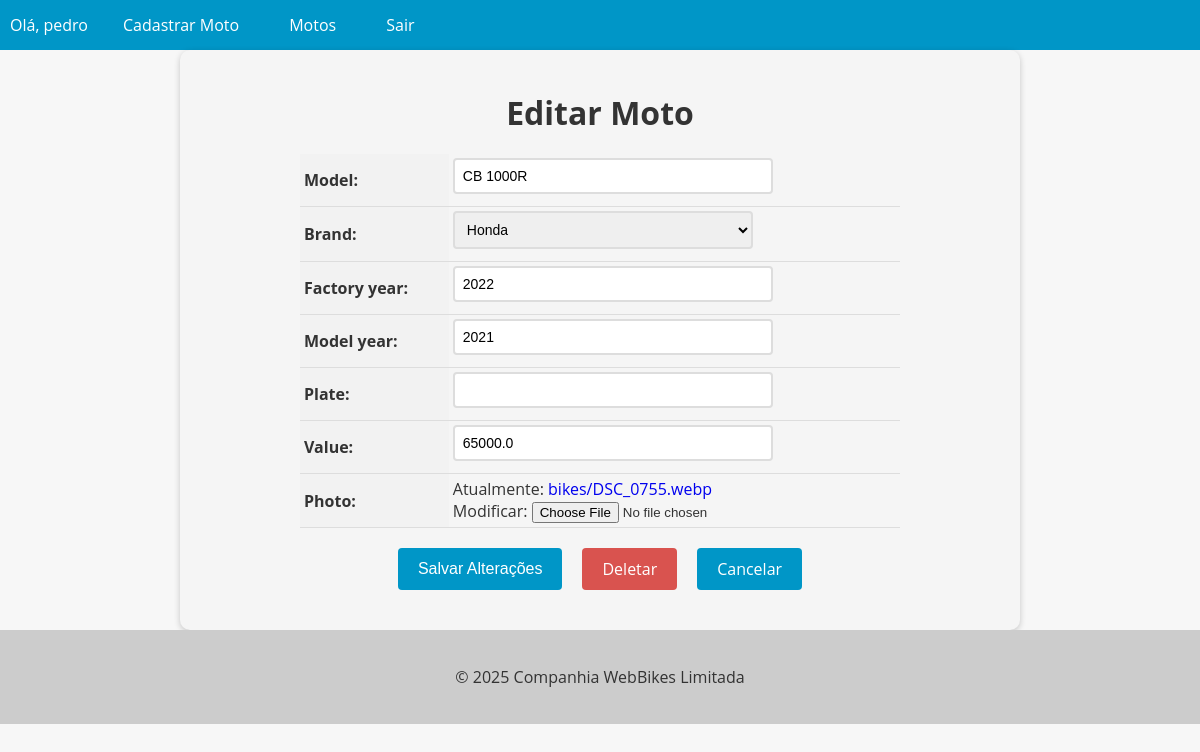
Screenshot of /bike/1/update (signed in) with the database file from the repository.
### bikes/models.py (models this page shows, shortened)
class Bike(models.Model):
    id = models.AutoField(primary_key=True)
    model = models.CharField(max_length=100) # Modelo do moto
    brand = models.ForeignKey(Brand, on_delete=models.PROTECT, related_name='bike_brands') # vai fazer a relação com a tabela Brand, ter proteção para não exluir a marca.
    factory_year = models.IntegerField(blank=True, null=True) # Ano de fabricação podendo ser nulo
    model_year = models.IntegerField(blank=True, null=True) # Ano do modelo podendo ser nulo
    plate = models.CharField(max_length=10, blank=True, null=True) # Placa da moto podendo ser nulo
    value = models.FloatField(blank=True, null=True) # Valor da moto podendo ser nulo
    photo = models.ImageField(upload_to='bikes/', blank=False, null=False) # Foto da moto salva no diretório bikes

### bikes/views.py (the view, shortened to what this page needs)
# urls.py: path('bike/<int:pk>/update', BikeUpdateView.as_view(), name='bike_update'),
@method_decorator(login_required(login_url='/login/'), name='dispatch')
class BikeUpdateView(UpdateView):
    model = Bike
    form_class = BikeModelForm
    template_name = 'bike_update.html'

### bikes/forms.py (shortened to what this page needs)
class BikeModelForm(forms.ModelForm):
    class Meta:
        model = Bike
        fields = '__all__'

### bikes/models.py (called while the page is built)
    def __str__(self): # Retorna o nome da marca
        return self.name

### bikes/templates/bike_update.html (shortened to what this page needs)
{% extends "base.html" %}
{% block content %}
  <form method="post" enctype="multipart/form-data">
    <h1>Editar Moto</h1>
    <table>
      {{ form.as_table }}
    </table>
    <div>
      <div class="buttons-container">
        <input type="submit" value="Salvar Alterações" class="btn btn-primary">
        <a href="{% url 'bike_delete' pk=object.pk %}" class="btn btn-danger">Deletar</a>
        <a href="{% url 'bikes_list' %}" class="btn btn-secondary">Cancelar</a>
      </div>
    </div>
  </form>
{% endblock %}

### app/templates/base.html (shortened to what this page needs)
<!DOCTYPE html>
<html lang="en">
<head>
</head>
<body>
  <header>
    <nav>
      <ul>
        {% if user.is_authenticated %}
          <li>Olá, {{ user.username }}</li>
          <li><a href="{% url 'new_bike' %}">Cadastrar Moto</a></li>
        {% else %}
          <li><a href="{% url 'login' %}">Login</a></li>
          <li><a href="{% url 'register' %}">Registrar</a></li>
        {% endif %}
        <li><a href="{% url 'bikes_list' %}">Motos</a></li>
        {% if user.is_authenticated %}
          <li><a href="{% url 'logout' %}">Sair</a></li>
        {% endif %}
      </ul>
    </nav>
  </header>
  <main>
    {% block content %}
    {% endblock %}
  </main>
  <footer>
    <p>&copy; 2025 Companhia WebBikes Limitada </p>
  </footer>
</body>
</html>

### app/templates/base.html (style rules this page uses)
body { font-family: 'Open Sans', sans-serif; background-color: #f7f7f7; color: #333; margin: 0; padding: 0; }
header { background-color: #0096c7; color: #fff; text-align: center; }
footer { background-color: #ccc; color: #333; padding: 20px; text-align: center; }
nav { background-color: #0096c7; color: #fff; height: 50px; display: flex; justify-content: space-between; align-items: center; }
nav ul { list-style: none; margin: 0; padding: 0; display: flex; }
nav ul li { margin: 0 10px; }
nav ul li a { color: #fff; text-decoration: none; font-size: 16px; padding: 15px; transition: all 0.3s ease; }

### bikes/templates/bike_update.html (style rules this page uses)
form { max-width: 800px; margin: 0 auto; padding: 20px; background-color: #f5f5f5; border-radius: 10px; box-shadow: 0 2px 6px rgba(0, 0, 0, 0.2); }
form h1 { font-size: 2rem; margin-bottom: 20px; text-align: center; }
table { margin: 0 auto; border-collapse: collapse; width: 100%; max-width: 600px; }
th, td { padding: 4px; text-align: left; border-bottom: 1px solid #ddd; }
th { background-color: #f2f2f2; }
input[type="text"], input[type="number"], select, textarea { padding: 8px; font-size: 14px; border: 2px solid #ddd; border-radius: 4px; width: 100%; max-width: 300px; margin-bottom: 8px; transition: border-bottom-color 0.3s ease-in-out; }
.btn { background-color: #0096c7; color: #fff; border: none; padding: 10px 20px; font-size: 16px; border-radius: 4px; cursor: pointer; transition: background-color 0.3s ease-in-out; }
.buttons-container { display: flex; justify-content: center; margin-top: 20px; margin-bottom: 20px; }
.btn { display: inline-block; background-color: #0096c7; color: #fff; border: none; padding: 10px 20px; font-size: 16px; border-radius: 4px; cursor: pointer; transition: background-color 0.3s ease-in-out; margin: 0 10px; }
.btn-danger { background-color: #d9534f; text-decoration: none !important; }
a { text-decoration: none !important; }

### rows the page displays
Bike: model "CB 1000R", brand "Honda", factory_year "2022", model_year "2021", value "65000.0"

### other values shown
{{ user.username }} "pedro"
